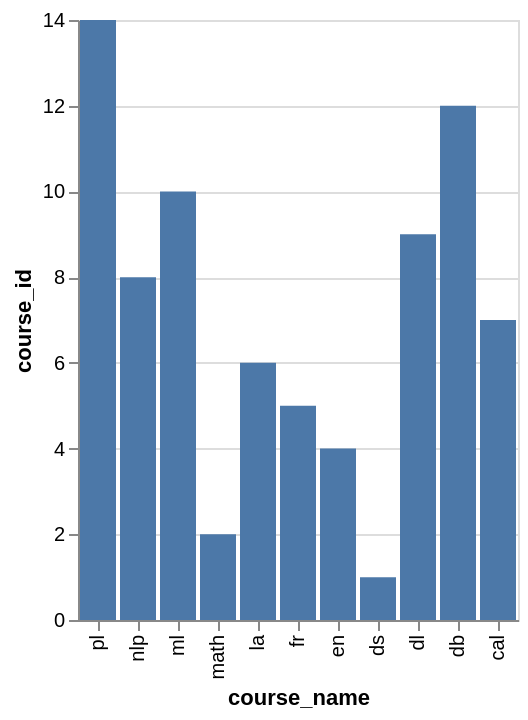

Write the Vega-Lite specification saved for this chart.
### Vega-Lite specification from a JSON file in a GitHub repository (floating-point values rounded to 4 significant figures)
{"data": {"values": [{"x_data": "pl", "y_data": 14}, {"x_data": "nlp", "y_data": 8}, {"x_data": "ml", "y_data": 10}, {"x_data": "math", "y_data": 2}, {"x_data": "la", "y_data": 6}, {"x_data": "fr", "y_data": 5}, {"x_data": "en", "y_data": 4}, {"x_data": "ds", "y_data": 1}, {"x_data": "dl", "y_data": 9}, {"x_data": "db", "y_data": 12}, {"x_data": "cal", "y_data": 7}]}, "mark": "bar", "encoding": {"x": {"field": "x_data", "type": "nominal", "title": "course_name", "sort": "descending"}, "y": {"field": "y_data", "type": "quantitative", "title": "course_id"}}}
